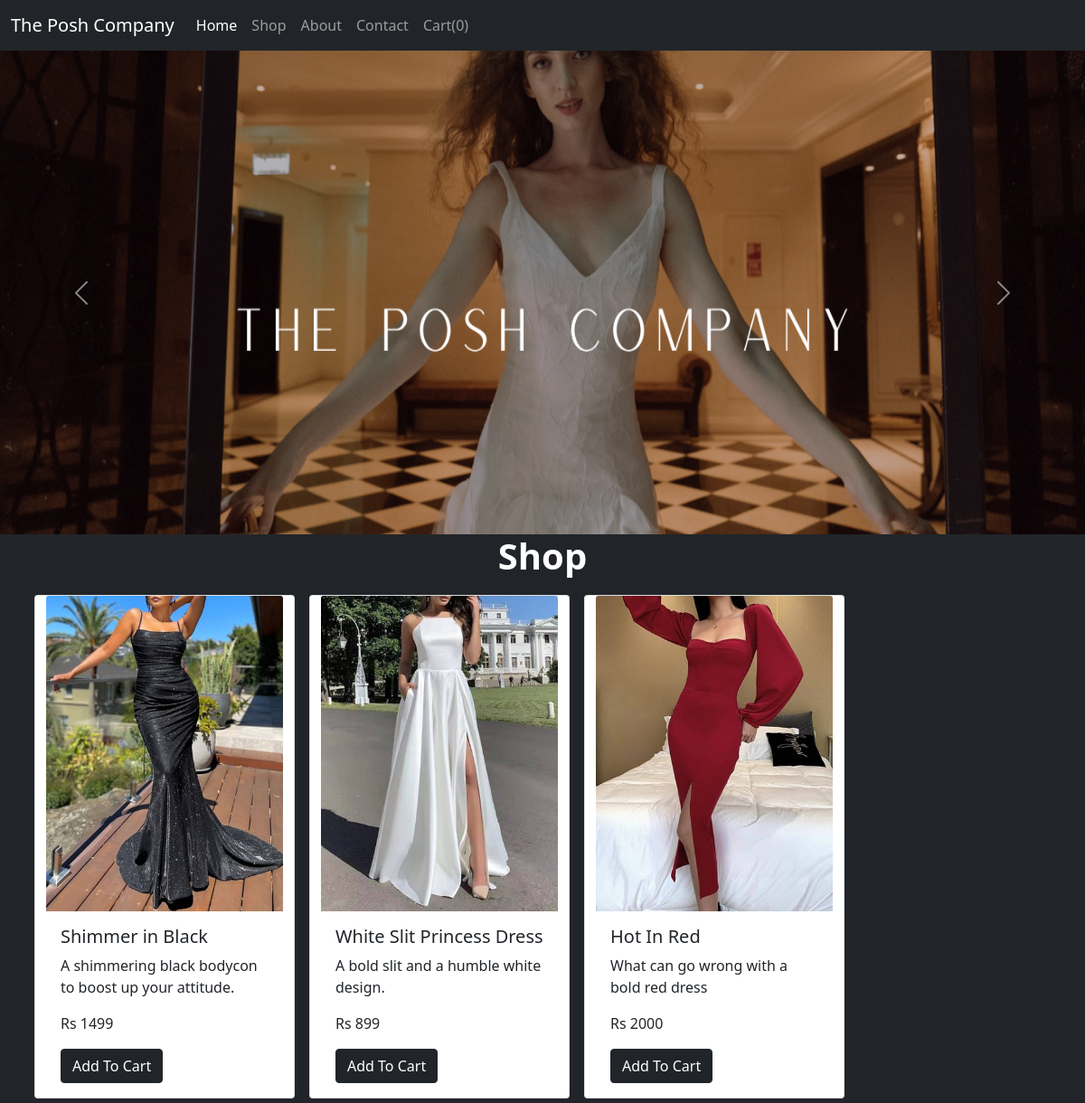
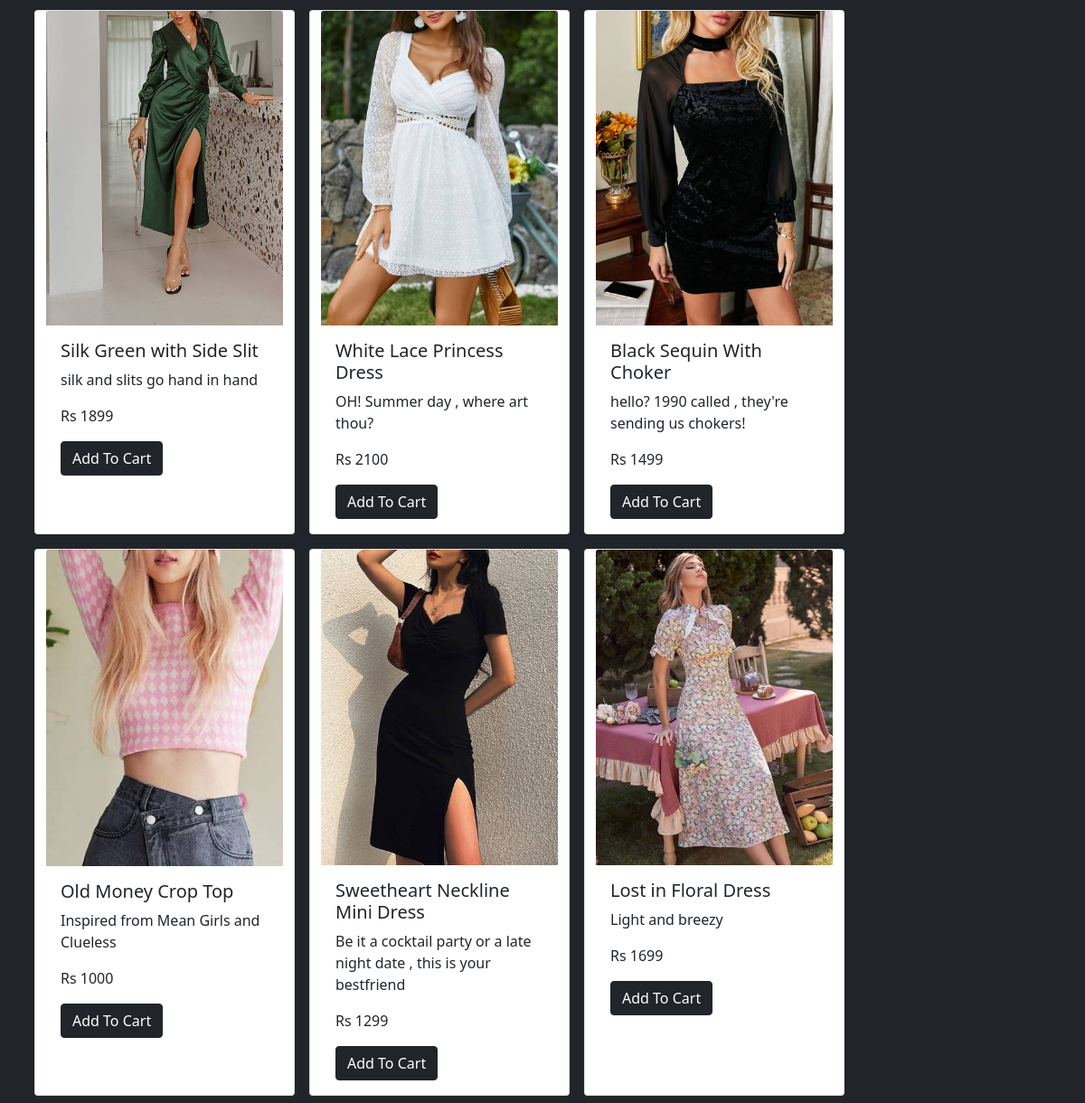
The page / on the database its author committed (2 pictures, top to bottom).
### shop/models.py (models this page shows, shortened)
class Product(models.Model):
    prod_id= models.AutoField
    prod_name= models.CharField(max_length=50)
    category= models.CharField(max_length=50, default="")
    subcategory =models.CharField(max_length=50, default="")
    price= models.IntegerField(default= 0)
    desc= models.CharField(max_length=300)
    image= models.ImageField(upload_to="shop/images", default="")

### shop/views.py (the view)
# urls.py: path("", views.index , name="ShopHome"),
def index(request):
    products= Product.objects.all()
    n= len(products)
    nRow= n//3+ceil((n/3)-(n//3))
    params = {'no_of_rows':nRow, 'range': range(1,nRow),'product': products}
    return render(request, 'shop/index.html',params)

### shop/templates/shop/index.html (shortened to what this page needs)
{% extends "shop/basic.html" %}
    {%block body%}
    {% load static %}
    <div id="carouselExampleControls" class="carousel slide" data-bs-ride="carousel" style="background-color:rgb(33, 37, 41); ;">
      <div class="carousel-inner">
        <div class="carousel-item active">
          <img src='{% static "shop/poshit1.png" %}' class="d-block w-100" alt="..." width="1366px" height="535px">
        </div>
      </div>
      <button class="carousel-control-prev" type="button" data-bs-target="#carouselExampleControls" data-bs-slide="prev">
        <span class="carousel-control-prev-icon" aria-hidden="true"></span>
      </button>
      <button class="carousel-control-next" type="button" data-bs-target="#carouselExampleControls" data-bs-slide="next">
        <span class="carousel-control-next-icon" aria-hidden="true"></span>
      </button>
    </div>
    <div style="background-color:rgb(33, 37, 41);">
    <h1 class="text-center" style="color:white; padding-top: 0px; padding-bottom: 3px;"><b>Shop</b></h1>
    {% for i in range%}
    <div class="container" id="shopping">
      <div class="row">
        {%endfor%}
        {% for j in product%}
        <div class="card col-auto my-2 mx-2" style="width: 18rem;">
          <img class="card-img-top" src='/media/{{j.image}}' alt="Card image cap">
          <div class="card-body">
            <h5 class="card-title">{{j.prod_name}}</h5>
            <p class="card-text">{{j.desc}}</p>
            <p class="card-text" style="font-weight: lighter;">Rs {{j.price}}</p>
            <span id="divpr{{j.id}}" class="divpr">
             <button id="pr{{j.id}}" class="btn btn-dark cart">Add To Cart</button>
            </span>
          </div>
        </div>
        {%endfor%}
      </div>
    </div>
    </div>
    {%endblock%}

### shop/templates/shop/basic.html (shortened to what this page needs)
<!doctype html>
<html lang="en">
  <head>
    <link href="https://cdn.jsdelivr.net/npm/bootstrap@5.1.3/dist/css/bootstrap.min.css" rel="stylesheet">
  </head>
  <body style="background-color: rgb(240, 232, 232);">
    <nav class="navbar navbar-expand-lg navbar-dark bg-dark">
      <div class="container-fluid">
        <a class="navbar-brand" href="#">The Posh Company</a>
        <div class="collapse navbar-collapse" id="navbarNav">
          <ul class="navbar-nav">
            <li class="nav-item">
              <a class="nav-link active" aria-current="page" href="/">Home</a>
            </li>
            <li class="nav-item">
              <a class="nav-link" href="/#shopping">Shop</a>
            </li>
            <li class="nav-item">
              <a class="nav-link" href="/about">About</a>
            </li>
            <li class="nav-item">
              <a class="nav-link" href="/contact">Contact</a>
            </li>
            <li class="nav-item">
              <a class="nav-link" href="/cart">Cart(<span id="cart">0</span>)</a>
            </li>
          </ul>
        </div>
      </div>
    </nav>
    {% block body %} {% endblock %}
</body>
</html>

### rows shown on the page
Product: image (picture), prod_name "Shimmer in Black", desc "A shimmering black bodycon to boost up your attitude.", price "1499"
Product: image (picture), prod_name "White Slit Princess Dress", desc "A bold slit and a humble white design.", price "899"
Product: image (picture), prod_name "Hot In Red", desc "What can go wrong with a bold red dress", price "2000"
Product: image (picture), prod_name "Silk Green with Side Slit", desc "silk and slits go hand in hand", price "1899"
Product: image (picture), prod_name "White Lace Princess Dress", desc "OH! Summer day , where art thou?", price "2100"
Product: image (picture), prod_name "Black Sequin With Choker", desc "hello? 1990 called , they're sending us chokers!", price "1499"
Product: image (picture), prod_name "Old Money Crop Top", desc "Inspired from Mean Girls and Clueless", price "1000"
Product: image (picture), prod_name "Sweetheart Neckline Mini Dress", desc "Be it a cocktail party or a late night date , this is your bestfriend", price "1299"
Product: image (picture), prod_name "Lost in Floral Dress", desc "Light and breezy", price "1699"
